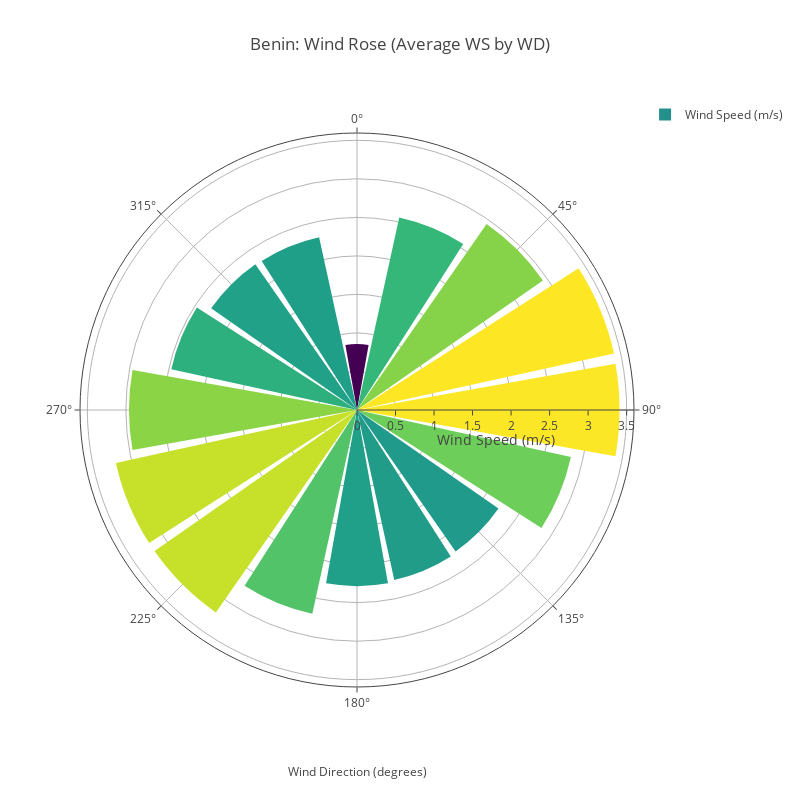

Here is the notebook cell this chart was saved with:
### Markdown cell above
## Wind & Distribution Analysis
Wind rose for WS/WD, histograms for GHI, WS.

### Code cell
# Windrose for WS/WD
eda.plot_wind_rose(df_clean,country_name)

### Figure 1 — Plotly figure (JSON) as saved in the notebook; plotly's stock layout.template omitted (floating-point values rounded to 4 significant figures)
{"data": [{"hoverinfo": "text", "hoverlabel": {"font": {"color": "black", "size": 12}}, "marker": {"color": [0.8574, 2.558, 2.942, 3.416, 3.408, 2.843, 2.238, 2.258, 2.286, 2.708, 3.203, 3.203, 2.96, 2.468, 2.308, 2.295], "colorscale": [[0, "#440154"], [0.1111, "#482878"], [0.2222, "#3e4989"], [0.3333, "#31688e"], [0.4444, "#26828e"], [0.5556, "#1f9e89"], [0.6667, "#35b779"], [0.7778, "#6ece58"], [0.8889, "#b5de2b"], [1, "#fde725"]]}, "name": "Wind Speed (m/s)", "r": [0.8574, 2.558, 2.942, 3.416, 3.408, 2.843, 2.238, 2.258, 2.286, 2.708, 3.203, 3.203, 2.96, 2.468, 2.308, 2.295], "text": ["r=0.9, θ=0°", "r=2.6, θ=22°", "r=2.9, θ=45°", "r=3.4, θ=68°", "r=3.4, θ=90°", "r=2.8, θ=112°", "r=2.2, θ=135°", "r=2.3, θ=158°", "r=2.3, θ=180°", "r=2.7, θ=202°", "r=3.2, θ=225°", "r=3.2, θ=248°", "r=3.0, θ=270°", "r=2.5, θ=292°", "r=2.3, θ=315°", "r=2.3, θ=338°"], "theta": [0, 22.5, 45, 67.5, 90, 112.5, 135, 157.5, 180, 202.5, 225, 247.5, 270, 292.5, 315, 337.5], "type": "barpolar"}], "layout": {"annotations": [{"font": {"size": 12}, "showarrow": false, "text": "Wind Direction (degrees)", "x": 0.5, "xref": "paper", "y": -0.1, "yref": "paper"}], "height": 800, "polar": {"angularaxis": {"direction": "clockwise", "showticklabels": true}, "radialaxis": {"title": {"text": "Wind Speed (m/s)"}, "visible": true}}, "showlegend": true, "title": {"text": "Benin: Wind Rose (Average WS by WD)"}, "width": 800}}
